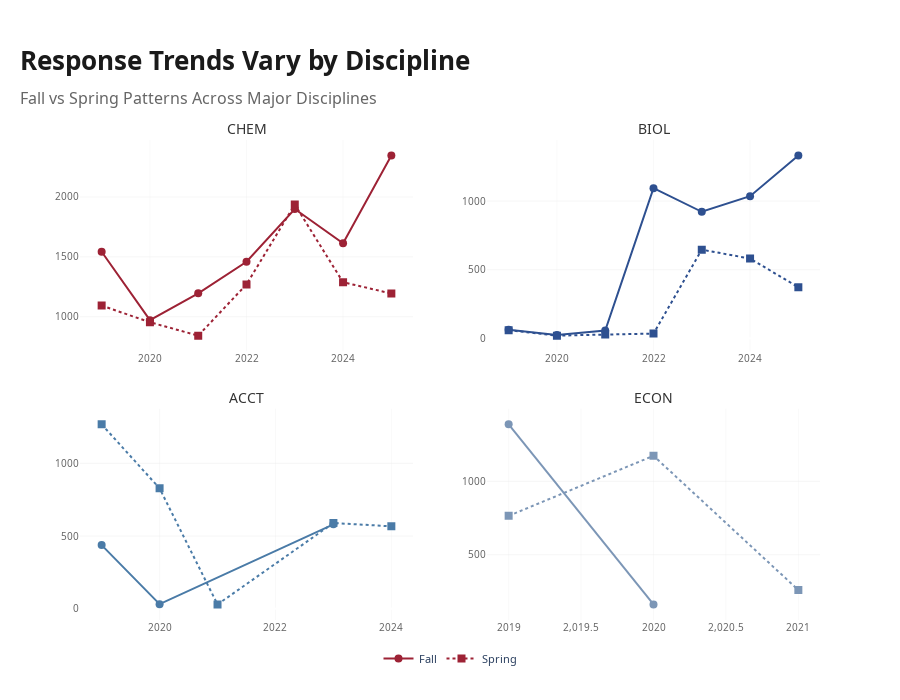

Here is the notebook cell this chart was saved with:
### Code cell
major_disciplines = ['CHEM', 'BIOL', 'ACCT', 'ECON']

# Create subplots - 2x2 grid
fig1 = make_subplots(
    rows=2, cols=2,
    subplot_titles=major_disciplines,
    vertical_spacing=0.12,
    horizontal_spacing=0.1
)

colors = {'CHEM': '#9D2235', 'BIOL': '#2E5090', 'ACCT': '#4A7BA7', 'ECON': '#7C96B6'}

for idx, discipline in enumerate(major_disciplines):
    row = (idx // 2) + 1
    col = (idx % 2) + 1
    
    disc_data = consolidated_df[consolidated_df['Discipline'] == discipline]
    timeline = disc_data.groupby(['Year', 'Semester']).size().reset_index(name='Responses')
    timeline['Year_Semester'] = timeline['Year'].astype(str) + ' ' + timeline['Semester']
    
    # Separate Fall and Spring
    fall_data = timeline[timeline['Semester'] == 'Fall']
    spring_data = timeline[timeline['Semester'] == 'Spring']
    
    fig1.add_trace(
        go.Scatter(
            x=fall_data['Year'],
            y=fall_data['Responses'],
            mode='lines+markers',
            name='Fall',
            line=dict(color=colors[discipline], width=2),
            marker=dict(size=8, symbol='circle'),
            showlegend=(idx == 0),
            legendgroup='Fall'
        ),
        row=row, col=col
    )
    
    fig1.add_trace(
        go.Scatter(
            x=spring_data['Year'],
            y=spring_data['Responses'],
            mode='lines+markers',
            name='Spring',
            line=dict(color=colors[discipline], width=2, dash='dot'),
            marker=dict(size=8, symbol='square'),
            showlegend=(idx == 0),
            legendgroup='Spring'
        ),
        row=row, col=col
    )

fig1.update_layout(
    title=dict(
        text='<b>Response Trends Vary by Discipline</b><br><span style="font-size:16px; color:#666666; font-weight:500">Fall vs Spring Patterns Across Major Disciplines</span>',
        font=dict(family='Noto Sans, sans-serif', size=26, color='#1a1a1a'),
        x=0,
        xanchor='left',
        pad=dict(l=20)
    ),
    plot_bgcolor='white',
    paper_bgcolor='white',
    height=700,
    margin=dict(l=80, r=80, t=140, b=80),
    legend=dict(
        font=dict(family='Noto Sans, sans-serif', size=11),
        orientation='h',
        yanchor='top',
        y=-0.05,
        xanchor='center',
        x=0.5
    )
)

fig1.update_xaxes(
    tickfont=dict(family='Noto Sans, sans-serif', size=10, color='#666666'),
    showgrid=True,
    gridcolor='rgba(224, 224, 224, 0.2)'
)

fig1.update_yaxes(
    tickfont=dict(family='Noto Sans, sans-serif', size=10, color='#666666'),
    showgrid=True,
    gridcolor='rgba(224, 224, 224, 0.3)'
)

# Update subplot titles
for annotation in fig1['layout']['annotations']:
    annotation['font'] = dict(family='Noto Sans, sans-serif', size=14, color='#333333')

fig1.show()

### Figure 1 — Plotly figure (JSON) as saved in the notebook; plotly's stock layout.template omitted (floating-point values rounded to 4 significant figures)
{"data": [{"legendgroup": "Fall", "line": {"color": "#9D2235", "width": 2}, "marker": {"size": 8, "symbol": "circle"}, "mode": "lines+markers", "name": "Fall", "showlegend": true, "type": "scatter", "x": [2019, 2020, 2021, 2022, 2023, 2024, 2025], "xaxis": "x", "y": [1543, 971, 1195, 1459, 1900, 1613, 2346], "yaxis": "y"}, {"legendgroup": "Spring", "line": {"color": "#9D2235", "dash": "dot", "width": 2}, "marker": {"size": 8, "symbol": "square"}, "mode": "lines+markers", "name": "Spring", "showlegend": true, "type": "scatter", "x": [2019, 2020, 2021, 2022, 2023, 2024, 2025], "xaxis": "x", "y": [1093, 954, 842, 1270, 1937, 1288, 1194], "yaxis": "y"}, {"legendgroup": "Fall", "line": {"color": "#2E5090", "width": 2}, "marker": {"size": 8, "symbol": "circle"}, "mode": "lines+markers", "name": "Fall", "showlegend": false, "type": "scatter", "x": [2019, 2020, 2021, 2022, 2023, 2024, 2025], "xaxis": "x2", "y": [62, 24, 56, 1094, 922, 1036, 1332], "yaxis": "y2"}, {"legendgroup": "Spring", "line": {"color": "#2E5090", "dash": "dot", "width": 2}, "marker": {"size": 8, "symbol": "square"}, "mode": "lines+markers", "name": "Spring", "showlegend": false, "type": "scatter", "x": [2019, 2020, 2021, 2022, 2023, 2024, 2025], "xaxis": "x2", "y": [59, 19, 27, 34, 646, 581, 372], "yaxis": "y2"}, {"legendgroup": "Fall", "line": {"color": "#4A7BA7", "width": 2}, "marker": {"size": 8, "symbol": "circle"}, "mode": "lines+markers", "name": "Fall", "showlegend": false, "type": "scatter", "x": [2019, 2020, 2023], "xaxis": "x3", "y": [438, 32, 581], "yaxis": "y3"}, {"legendgroup": "Spring", "line": {"color": "#4A7BA7", "dash": "dot", "width": 2}, "marker": {"size": 8, "symbol": "square"}, "mode": "lines+markers", "name": "Spring", "showlegend": false, "type": "scatter", "x": [2019, 2020, 2021, 2023, 2024], "xaxis": "x3", "y": [1268, 828, 30, 590, 567], "yaxis": "y3"}, {"legendgroup": "Fall", "line": {"color": "#7C96B6", "width": 2}, "marker": {"size": 8, "symbol": "circle"}, "mode": "lines+markers", "name": "Fall", "showlegend": false, "type": "scatter", "x": [2019, 2020], "xaxis": "x4", "y": [1388, 162], "yaxis": "y4"}, {"legendgroup": "Spring", "line": {"color": "#7C96B6", "dash": "dot", "width": 2}, "marker": {"size": 8, "symbol": "square"}, "mode": "lines+markers", "name": "Spring", "showlegend": false, "type": "scatter", "x": [2019, 2020, 2021], "xaxis": "x4", "y": [765, 1174, 260], "yaxis": "y4"}], "layout": {"annotations": [{"font": {"color": "#333333", "family": "Noto Sans, sans-serif", "size": 14}, "showarrow": false, "text": "CHEM", "x": 0.225, "xanchor": "center", "xref": "paper", "y": 1, "yanchor": "bottom", "yref": "paper"}, {"font": {"color": "#333333", "family": "Noto Sans, sans-serif", "size": 14}, "showarrow": false, "text": "BIOL", "x": 0.775, "xanchor": "center", "xref": "paper", "y": 1, "yanchor": "bottom", "yref": "paper"}, {"font": {"color": "#333333", "family": "Noto Sans, sans-serif", "size": 14}, "showarrow": false, "text": "ACCT", "x": 0.225, "xanchor": "center", "xref": "paper", "y": 0.44, "yanchor": "bottom", "yref": "paper"}, {"font": {"color": "#333333", "family": "Noto Sans, sans-serif", "size": 14}, "showarrow": false, "text": "ECON", "x": 0.775, "xanchor": "center", "xref": "paper", "y": 0.44, "yanchor": "bottom", "yref": "paper"}], "height": 700, "legend": {"font": {"family": "Noto Sans, sans-serif", "size": 11}, "orientation": "h", "x": 0.5, "xanchor": "center", "y": -0.05, "yanchor": "top"}, "margin": {"b": 80, "l": 80, "r": 80, "t": 140}, "paper_bgcolor": "white", "plot_bgcolor": "white", "title": {"font": {"color": "#1a1a1a", "family": "Noto Sans, sans-serif", "size": 26}, "pad": {"l": 20}, "text": "<b>Response Trends Vary by Discipline</b><br><span style=\"font-size:16px; color:#666666; font-weight:500\">Fall vs Spring Patterns Across Major Disciplines</span>", "x": 0, "xanchor": "left"}, "xaxis": {"anchor": "y", "domain": [0, 0.45], "gridcolor": "rgba(224, 224, 224, 0.2)", "showgrid": true, "tickfont": {"color": "#666666", "family": "Noto Sans, sans-serif", "size": 10}}, "xaxis2": {"anchor": "y2", "domain": [0.55, 1], "gridcolor": "rgba(224, 224, 224, 0.2)", "showgrid": true, "tickfont": {"color": "#666666", "family": "Noto Sans, sans-serif", "size": 10}}, "xaxis3": {"anchor": "y3", "domain": [0, 0.45], "gridcolor": "rgba(224, 224, 224, 0.2)", "showgrid": true, "tickfont": {"color": "#666666", "family": "Noto Sans, sans-serif", "size": 10}}, "xaxis4": {"anchor": "y4", "domain": [0.55, 1], "gridcolor": "rgba(224, 224, 224, 0.2)", "showgrid": true, "tickfont": {"color": "#666666", "family": "Noto Sans, sans-serif", "size": 10}}, "yaxis": {"anchor": "x", "domain": [0.56, 1], "gridcolor": "rgba(224, 224, 224, 0.3)", "showgrid": true, "tickfont": {"color": "#666666", "family": "Noto Sans, sans-serif", "size": 10}}, "yaxis2": {"anchor": "x2", "domain": [0.56, 1], "gridcolor": "rgba(224, 224, 224, 0.3)", "showgrid": true, "tickfont": {"color": "#666666", "family": "Noto Sans, sans-serif", "size": 10}}, "yaxis3": {"anchor": "x3", "domain": [0, 0.44], "gridcolor": "rgba(224, 224, 224, 0.3)", "showgrid": true, "tickfont": {"color": "#666666", "family": "Noto Sans, sans-serif", "size": 10}}, "yaxis4": {"anchor": "x4", "domain": [0, 0.44], "gridcolor": "rgba(224, 224, 224, 0.3)", "showgrid": true, "tickfont": {"color": "#666666", "family": "Noto Sans, sans-serif", "size": 10}}}}
